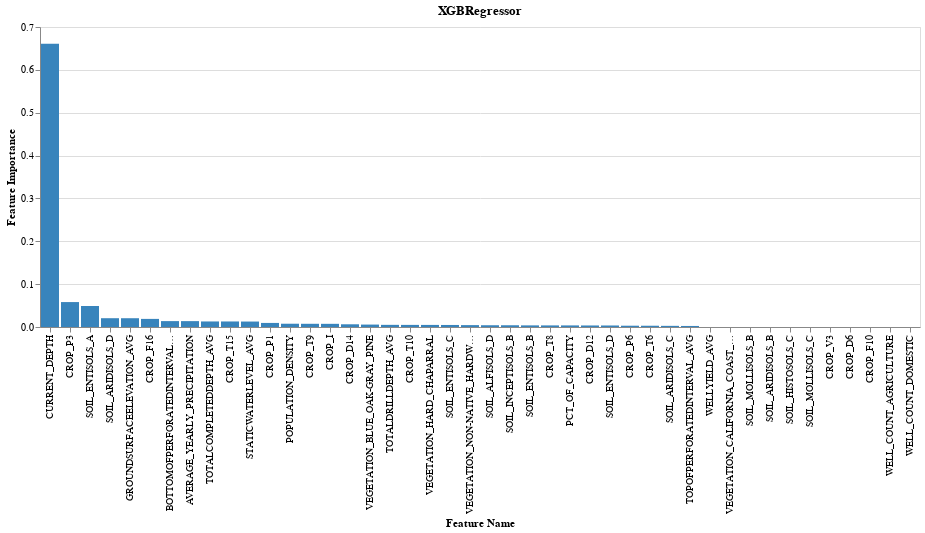
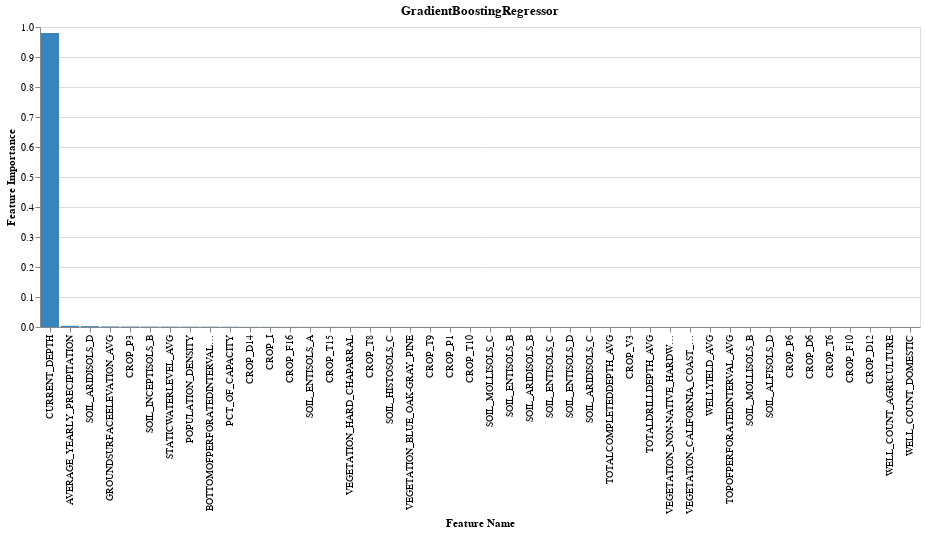
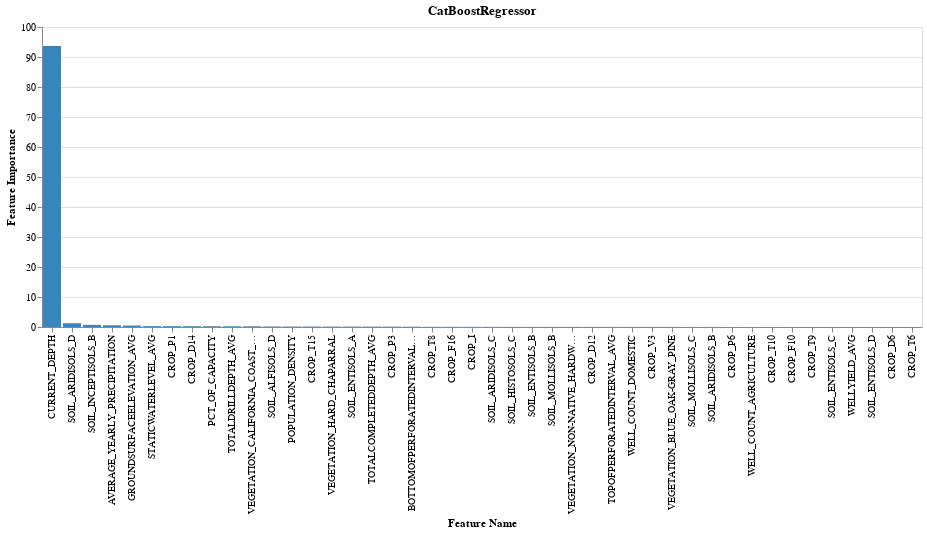
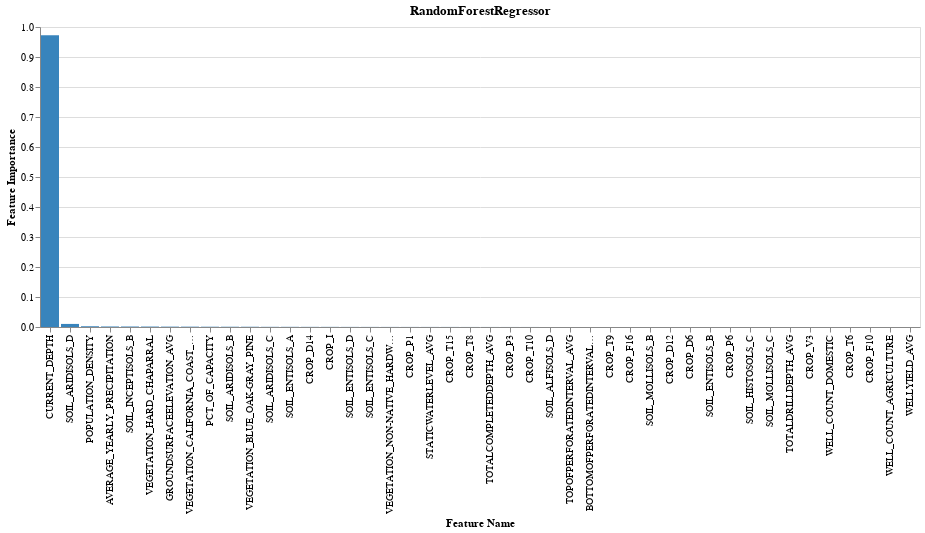

Write notebook code for charts like these, in order.
### Code cell
for chart in chart_list:
    display(chart)

### Figure 1 — Vega-Lite specification as saved in the notebook (floating-point values rounded to 4 significant figures)
{"config": {"view": {"continuousWidth": 400, "continuousHeight": 300}}, "data": {"name": "data-ec5bd64466eda6e49236bb625daffab1"}, "mark": {"type": "bar", "color": "#3884bc"}, "encoding": {"x": {"field": "Feature Name", "sort": "-y", "type": "nominal"}, "y": {"field": "Feature Importance", "type": "quantitative"}}, "title": "XGBRegressor", "$schema": "https://vega.github.io/schema/vega-lite/v4.17.0.json", "datasets": {"data-ec5bd64466eda6e49236bb625daffab1": [{"Feature Number": 0, "Feature Name": "TOTALDRILLDEPTH_AVG", "Feature Importance": 0.00502}, {"Feature Number": 1, "Feature Name": "WELLYIELD_AVG", "Feature Importance": 0.0}, {"Feature Number": 2, "Feature Name": "STATICWATERLEVEL_AVG", "Feature Importance": 0.01273}, {"Feature Number": 3, "Feature Name": "TOPOFPERFORATEDINTERVAL_AVG", "Feature Importance": 0.002425}, {"Feature Number": 4, "Feature Name": "BOTTOMOFPERFORATEDINTERVAL_AVG", "Feature Importance": 0.01376}, {"Feature Number": 5, "Feature Name": "TOTALCOMPLETEDDEPTH_AVG", "Feature Importance": 0.01294}, {"Feature Number": 6, "Feature Name": "VEGETATION_NON-NATIVE_HARDWOOD_FOREST", "Feature Importance": 0.004396}, {"Feature Number": 7, "Feature Name": "VEGETATION_CALIFORNIA_COAST_LIVE_OAK", "Feature Importance": 0.0}, {"Feature Number": 8, "Feature Name": "VEGETATION_HARD_CHAPARRAL", "Feature Importance": 0.004866}, {"Feature Number": 9, "Feature Name": "VEGETATION_BLUE_OAK-GRAY_PINE", "Feature Importance": 0.005655}, {"Feature Number": 10, "Feature Name": "SOIL_MOLLISOLS_B", "Feature Importance": 0.0}, {"Feature Number": 11, "Feature Name": "SOIL_ARIDISOLS_B", "Feature Importance": 0.0}, {"Feature Number": 12, "Feature Name": "SOIL_ENTISOLS_B", "Feature Importance": 0.003785}, {"Feature Number": 13, "Feature Name": "SOIL_ENTISOLS_D", "Feature Importance": 0.003537}, {"Feature Number": 14, "Feature Name": "SOIL_ARIDISOLS_D", "Feature Importance": 0.02053}, {"Feature Number": 15, "Feature Name": "SOIL_ENTISOLS_C", "Feature Importance": 0.004744}, {"Feature Number": 16, "Feature Name": "SOIL_ARIDISOLS_C", "Feature Importance": 0.002685}, {"Feature Number": 17, "Feature Name": "SOIL_HISTOSOLS_C", "Feature Importance": 0.0}, {"Feature Number": 18, "Feature Name": "SOIL_MOLLISOLS_C", "Feature Importance": 0.0}, {"Feature Number": 19, "Feature Name": "SOIL_ENTISOLS_A", "Feature Importance": 0.04905}, {"Feature Number": 20, "Feature Name": "SOIL_ALFISOLS_D", "Feature Importance": 0.004117}, {"Feature Number": 21, "Feature Name": "SOIL_INCEPTISOLS_B", "Feature Importance": 0.004088}, {"Feature Number": 22, "Feature Name": "CROP_P6", "Feature Importance": 0.003013}, {"Feature Number": 23, "Feature Name": "CROP_V3", "Feature Importance": 0.0}, {"Feature Number": 24, "Feature Name": "CROP_T9", "Feature Importance": 0.007488}, {"Feature Number": 25, "Feature Name": "CROP_D14", "Feature Importance": 0.006338}, {"Feature Number": 26, "Feature Name": "CROP_F16", "Feature Importance": 0.01892}, {"Feature Number": 27, "Feature Name": "CROP_D6", "Feature Importance": 0.0}, {"Feature Number": 28, "Feature Name": "CROP_I", "Feature Importance": 0.007411}, {"Feature Number": 29, "Feature Name": "CROP_P3", "Feature Importance": 0.05818}, {"Feature Number": 30, "Feature Name": "CROP_T15", "Feature Importance": 0.01293}, {"Feature Number": 31, "Feature Name": "CROP_T6", "Feature Importance": 0.00295}, {"Feature Number": 32, "Feature Name": "CROP_F10", "Feature Importance": 0.0}, {"Feature Number": 33, "Feature Name": "CROP_P1", "Feature Importance": 0.009497}, {"Feature Number": 34, "Feature Name": "CROP_D12", "Feature Importance": 0.003573}, {"Feature Number": 35, "Feature Name": "CROP_T10", "Feature Importance": 0.004906}, {"Feature Number": 36, "Feature Name": "CROP_T8", "Feature Importance": 0.003731}, {"Feature Number": 37, "Feature Name": "POPULATION_DENSITY", "Feature Importance": 0.007649}, {"Feature Number": 38, "Feature Name": "PCT_OF_CAPACITY", "Feature Importance": 0.00371}, {"Feature Number": 39, "Feature Name": "GROUNDSURFACEELEVATION_AVG", "Feature Importance": 0.02049}, {"Feature Number": 40, "Feature Name": "CURRENT_DEPTH", "Feature Importance": 0.6612}, {"Feature Number": 41, "Feature Name": "AVERAGE_YEARLY_PRECIPITATION", "Feature Importance": 0.0137}, {"Feature Number": 42, "Feature Name": "WELL_COUNT_AGRICULTURE", "Feature Importance": 0.0}, {"Feature Number": 43, "Feature Name": "WELL_COUNT_DOMESTIC", "Feature Importance": 0.0}]}}

### Figure 2 — Vega-Lite specification as saved in the notebook (floating-point values rounded to 4 significant figures)
{"config": {"view": {"continuousWidth": 400, "continuousHeight": 300}}, "data": {"name": "data-f863dda4e7d5606c9a14b3b6d3b218ac"}, "mark": {"type": "bar", "color": "#3884bc"}, "encoding": {"x": {"field": "Feature Name", "sort": "-y", "type": "nominal"}, "y": {"field": "Feature Importance", "type": "quantitative"}}, "title": "GradientBoostingRegressor", "$schema": "https://vega.github.io/schema/vega-lite/v4.17.0.json", "datasets": {"data-f863dda4e7d5606c9a14b3b6d3b218ac": [{"Feature Number": 0, "Feature Name": "TOTALDRILLDEPTH_AVG", "Feature Importance": 1.638e-05}, {"Feature Number": 1, "Feature Name": "WELLYIELD_AVG", "Feature Importance": 0.0}, {"Feature Number": 2, "Feature Name": "STATICWATERLEVEL_AVG", "Feature Importance": 0.00125}, {"Feature Number": 3, "Feature Name": "TOPOFPERFORATEDINTERVAL_AVG", "Feature Importance": 0.0}, {"Feature Number": 4, "Feature Name": "BOTTOMOFPERFORATEDINTERVAL_AVG", "Feature Importance": 0.001064}, {"Feature Number": 5, "Feature Name": "TOTALCOMPLETEDDEPTH_AVG", "Feature Importance": 2.738e-05}, {"Feature Number": 6, "Feature Name": "VEGETATION_NON-NATIVE_HARDWOOD_FOREST", "Feature Importance": 1.51e-05}, {"Feature Number": 7, "Feature Name": "VEGETATION_CALIFORNIA_COAST_LIVE_OAK", "Feature Importance": 8.685e-06}, {"Feature Number": 8, "Feature Name": "VEGETATION_HARD_CHAPARRAL", "Feature Importance": 0.0002684}, {"Feature Number": 9, "Feature Name": "VEGETATION_BLUE_OAK-GRAY_PINE", "Feature Importance": 0.000151}, {"Feature Number": 10, "Feature Name": "SOIL_MOLLISOLS_B", "Feature Importance": 0.0}, {"Feature Number": 11, "Feature Name": "SOIL_ARIDISOLS_B", "Feature Importance": 9.234e-05}, {"Feature Number": 12, "Feature Name": "SOIL_ENTISOLS_B", "Feature Importance": 9.843e-05}, {"Feature Number": 13, "Feature Name": "SOIL_ENTISOLS_D", "Feature Importance": 5.492e-05}, {"Feature Number": 14, "Feature Name": "SOIL_ARIDISOLS_D", "Feature Importance": 0.002985}, {"Feature Number": 15, "Feature Name": "SOIL_ENTISOLS_C", "Feature Importance": 8.769e-05}, {"Feature Number": 16, "Feature Name": "SOIL_ARIDISOLS_C", "Feature Importance": 4.869e-05}, {"Feature Number": 17, "Feature Name": "SOIL_HISTOSOLS_C", "Feature Importance": 0.000185}, {"Feature Number": 18, "Feature Name": "SOIL_MOLLISOLS_C", "Feature Importance": 0.0001028}, {"Feature Number": 19, "Feature Name": "SOIL_ENTISOLS_A", "Feature Importance": 0.0003852}, {"Feature Number": 20, "Feature Name": "SOIL_ALFISOLS_D", "Feature Importance": 0.0}, {"Feature Number": 21, "Feature Name": "SOIL_INCEPTISOLS_B", "Feature Importance": 0.001294}, {"Feature Number": 22, "Feature Name": "CROP_P6", "Feature Importance": 0.0}, {"Feature Number": 23, "Feature Name": "CROP_V3", "Feature Importance": 1.869e-05}, {"Feature Number": 24, "Feature Name": "CROP_T9", "Feature Importance": 0.0001412}, {"Feature Number": 25, "Feature Name": "CROP_D14", "Feature Importance": 0.0005336}, {"Feature Number": 26, "Feature Name": "CROP_F16", "Feature Importance": 0.0003952}, {"Feature Number": 27, "Feature Name": "CROP_D6", "Feature Importance": 0.0}, {"Feature Number": 28, "Feature Name": "CROP_I", "Feature Importance": 0.000531}, {"Feature Number": 29, "Feature Name": "CROP_P3", "Feature Importance": 0.001663}, {"Feature Number": 30, "Feature Name": "CROP_T15", "Feature Importance": 0.0003571}, {"Feature Number": 31, "Feature Name": "CROP_T6", "Feature Importance": 0.0}, {"Feature Number": 32, "Feature Name": "CROP_F10", "Feature Importance": 0.0}, {"Feature Number": 33, "Feature Name": "CROP_P1", "Feature Importance": 0.0001329}, {"Feature Number": 34, "Feature Name": "CROP_D12", "Feature Importance": 0.0}, {"Feature Number": 35, "Feature Name": "CROP_T10", "Feature Importance": 0.0001048}, {"Feature Number": 36, "Feature Name": "CROP_T8", "Feature Importance": 0.000228}, {"Feature Number": 37, "Feature Name": "POPULATION_DENSITY", "Feature Importance": 0.001099}, {"Feature Number": 38, "Feature Name": "PCT_OF_CAPACITY", "Feature Importance": 0.0008396}, {"Feature Number": 39, "Feature Name": "GROUNDSURFACEELEVATION_AVG", "Feature Importance": 0.001835}, {"Feature Number": 40, "Feature Name": "CURRENT_DEPTH", "Feature Importance": 0.98}, {"Feature Number": 41, "Feature Name": "AVERAGE_YEARLY_PRECIPITATION", "Feature Importance": 0.003965}, {"Feature Number": 42, "Feature Name": "WELL_COUNT_AGRICULTURE", "Feature Importance": 0.0}, {"Feature Number": 43, "Feature Name": "WELL_COUNT_DOMESTIC", "Feature Importance": 0.0}]}}

### Figure 3 — Vega-Lite specification as saved in the notebook (floating-point values rounded to 4 significant figures)
{"config": {"view": {"continuousWidth": 400, "continuousHeight": 300}}, "data": {"name": "data-c1887b80432fbc98537bea233a21d635"}, "mark": {"type": "bar", "color": "#3884bc"}, "encoding": {"x": {"field": "Feature Name", "sort": "-y", "type": "nominal"}, "y": {"field": "Feature Importance", "type": "quantitative"}}, "title": "CatBoostRegressor", "$schema": "https://vega.github.io/schema/vega-lite/v4.17.0.json", "datasets": {"data-c1887b80432fbc98537bea233a21d635": [{"Feature Number": 0, "Feature Name": "TOTALDRILLDEPTH_AVG", "Feature Importance": 0.2363}, {"Feature Number": 1, "Feature Name": "WELLYIELD_AVG", "Feature Importance": 0.0}, {"Feature Number": 2, "Feature Name": "STATICWATERLEVEL_AVG", "Feature Importance": 0.2864}, {"Feature Number": 3, "Feature Name": "TOPOFPERFORATEDINTERVAL_AVG", "Feature Importance": 0.03426}, {"Feature Number": 4, "Feature Name": "BOTTOMOFPERFORATEDINTERVAL_AVG", "Feature Importance": 0.1056}, {"Feature Number": 5, "Feature Name": "TOTALCOMPLETEDDEPTH_AVG", "Feature Importance": 0.1271}, {"Feature Number": 6, "Feature Name": "VEGETATION_NON-NATIVE_HARDWOOD_FOREST", "Feature Importance": 0.0432}, {"Feature Number": 7, "Feature Name": "VEGETATION_CALIFORNIA_COAST_LIVE_OAK", "Feature Importance": 0.2292}, {"Feature Number": 8, "Feature Name": "VEGETATION_HARD_CHAPARRAL", "Feature Importance": 0.1393}, {"Feature Number": 9, "Feature Name": "VEGETATION_BLUE_OAK-GRAY_PINE", "Feature Importance": 0.02658}, {"Feature Number": 10, "Feature Name": "SOIL_MOLLISOLS_B", "Feature Importance": 0.0442}, {"Feature Number": 11, "Feature Name": "SOIL_ARIDISOLS_B", "Feature Importance": 0.01694}, {"Feature Number": 12, "Feature Name": "SOIL_ENTISOLS_B", "Feature Importance": 0.04513}, {"Feature Number": 13, "Feature Name": "SOIL_ENTISOLS_D", "Feature Importance": 0.0}, {"Feature Number": 14, "Feature Name": "SOIL_ARIDISOLS_D", "Feature Importance": 1.253}, {"Feature Number": 15, "Feature Name": "SOIL_ENTISOLS_C", "Feature Importance": 0.002579}, {"Feature Number": 16, "Feature Name": "SOIL_ARIDISOLS_C", "Feature Importance": 0.05344}, {"Feature Number": 17, "Feature Name": "SOIL_HISTOSOLS_C", "Feature Importance": 0.04718}, {"Feature Number": 18, "Feature Name": "SOIL_MOLLISOLS_C", "Feature Importance": 0.01751}, {"Feature Number": 19, "Feature Name": "SOIL_ENTISOLS_A", "Feature Importance": 0.1348}, {"Feature Number": 20, "Feature Name": "SOIL_ALFISOLS_D", "Feature Importance": 0.1708}, {"Feature Number": 21, "Feature Name": "SOIL_INCEPTISOLS_B", "Feature Importance": 0.7056}, {"Feature Number": 22, "Feature Name": "CROP_P6", "Feature Importance": 0.01525}, {"Feature Number": 23, "Feature Name": "CROP_V3", "Feature Importance": 0.02696}, {"Feature Number": 24, "Feature Name": "CROP_T9", "Feature Importance": 0.00391}, {"Feature Number": 25, "Feature Name": "CROP_D14", "Feature Importance": 0.2622}, {"Feature Number": 26, "Feature Name": "CROP_F16", "Feature Importance": 0.06625}, {"Feature Number": 27, "Feature Name": "CROP_D6", "Feature Importance": 0.0}, {"Feature Number": 28, "Feature Name": "CROP_I", "Feature Importance": 0.05822}, {"Feature Number": 29, "Feature Name": "CROP_P3", "Feature Importance": 0.1249}, {"Feature Number": 30, "Feature Name": "CROP_T15", "Feature Importance": 0.1511}, {"Feature Number": 31, "Feature Name": "CROP_T6", "Feature Importance": 0.0}, {"Feature Number": 32, "Feature Name": "CROP_F10", "Feature Importance": 0.006076}, {"Feature Number": 33, "Feature Name": "CROP_P1", "Feature Importance": 0.2765}, {"Feature Number": 34, "Feature Name": "CROP_D12", "Feature Importance": 0.04151}, {"Feature Number": 35, "Feature Name": "CROP_T10", "Feature Importance": 0.01209}, {"Feature Number": 36, "Feature Name": "CROP_T8", "Feature Importance": 0.06951}, {"Feature Number": 37, "Feature Name": "POPULATION_DENSITY", "Feature Importance": 0.157}, {"Feature Number": 38, "Feature Name": "PCT_OF_CAPACITY", "Feature Importance": 0.2446}, {"Feature Number": 39, "Feature Name": "GROUNDSURFACEELEVATION_AVG", "Feature Importance": 0.479}, {"Feature Number": 40, "Feature Name": "CURRENT_DEPTH", "Feature Importance": 93.67}, {"Feature Number": 41, "Feature Name": "AVERAGE_YEARLY_PRECIPITATION", "Feature Importance": 0.5771}, {"Feature Number": 42, "Feature Name": "WELL_COUNT_AGRICULTURE", "Feature Importance": 0.01475}, {"Feature Number": 43, "Feature Name": "WELL_COUNT_DOMESTIC", "Feature Importance": 0.02854}]}}

### Figure 4 — Vega-Lite specification as saved in the notebook (floating-point values rounded to 4 significant figures)
{"config": {"view": {"continuousWidth": 400, "continuousHeight": 300}}, "data": {"name": "data-8f1aa2bcba66bcbd521db65e01d1bcf2"}, "mark": {"type": "bar", "color": "#3884bc"}, "encoding": {"x": {"field": "Feature Name", "sort": "-y", "type": "nominal"}, "y": {"field": "Feature Importance", "type": "quantitative"}}, "title": "RandomForestRegressor", "$schema": "https://vega.github.io/schema/vega-lite/v4.17.0.json", "datasets": {"data-8f1aa2bcba66bcbd521db65e01d1bcf2": [{"Feature Number": 0, "Feature Name": "TOTALDRILLDEPTH_AVG", "Feature Importance": 1.585e-05}, {"Feature Number": 1, "Feature Name": "WELLYIELD_AVG", "Feature Importance": 1.63e-07}, {"Feature Number": 2, "Feature Name": "STATICWATERLEVEL_AVG", "Feature Importance": 0.0002391}, {"Feature Number": 3, "Feature Name": "TOPOFPERFORATEDINTERVAL_AVG", "Feature Importance": 7.31e-05}, {"Feature Number": 4, "Feature Name": "BOTTOMOFPERFORATEDINTERVAL_AVG", "Feature Importance": 5.256e-05}, {"Feature Number": 5, "Feature Name": "TOTALCOMPLETEDDEPTH_AVG", "Feature Importance": 0.0001515}, {"Feature Number": 6, "Feature Name": "VEGETATION_NON-NATIVE_HARDWOOD_FOREST", "Feature Importance": 0.0002646}, {"Feature Number": 7, "Feature Name": "VEGETATION_CALIFORNIA_COAST_LIVE_OAK", "Feature Importance": 0.001159}, {"Feature Number": 8, "Feature Name": "VEGETATION_HARD_CHAPARRAL", "Feature Importance": 0.00149}, {"Feature Number": 9, "Feature Name": "VEGETATION_BLUE_OAK-GRAY_PINE", "Feature Importance": 0.0008373}, {"Feature Number": 10, "Feature Name": "SOIL_MOLLISOLS_B", "Feature Importance": 3.847e-05}, {"Feature Number": 11, "Feature Name": "SOIL_ARIDISOLS_B", "Feature Importance": 0.0008865}, {"Feature Number": 12, "Feature Name": "SOIL_ENTISOLS_B", "Feature Importance": 2.917e-05}, {"Feature Number": 13, "Feature Name": "SOIL_ENTISOLS_D", "Feature Importance": 0.0003353}, {"Feature Number": 14, "Feature Name": "SOIL_ARIDISOLS_D", "Feature Importance": 0.01026}, {"Feature Number": 15, "Feature Name": "SOIL_ENTISOLS_C", "Feature Importance": 0.0003092}, {"Feature Number": 16, "Feature Name": "SOIL_ARIDISOLS_C", "Feature Importance": 0.000572}, {"Feature Number": 17, "Feature Name": "SOIL_HISTOSOLS_C", "Feature Importance": 1.936e-05}, {"Feature Number": 18, "Feature Name": "SOIL_MOLLISOLS_C", "Feature Importance": 1.749e-05}, {"Feature Number": 19, "Feature Name": "SOIL_ENTISOLS_A", "Feature Importance": 0.0005636}, {"Feature Number": 20, "Feature Name": "SOIL_ALFISOLS_D", "Feature Importance": 7.612e-05}, {"Feature Number": 21, "Feature Name": "SOIL_INCEPTISOLS_B", "Feature Importance": 0.001637}, {"Feature Number": 22, "Feature Name": "CROP_P6", "Feature Importance": 2.802e-05}, {"Feature Number": 23, "Feature Name": "CROP_V3", "Feature Importance": 8.833e-06}, {"Feature Number": 24, "Feature Name": "CROP_T9", "Feature Importance": 4.669e-05}, {"Feature Number": 25, "Feature Name": "CROP_D14", "Feature Importance": 0.0004749}, {"Feature Number": 26, "Feature Name": "CROP_F16", "Feature Importance": 4.107e-05}, {"Feature Number": 27, "Feature Name": "CROP_D6", "Feature Importance": 3.001e-05}, {"Feature Number": 28, "Feature Name": "CROP_I", "Feature Importance": 0.0004463}, {"Feature Number": 29, "Feature Name": "CROP_P3", "Feature Importance": 0.0001138}, {"Feature Number": 30, "Feature Name": "CROP_T15", "Feature Importance": 0.0002288}, {"Feature Number": 31, "Feature Name": "CROP_T6", "Feature Importance": 1.929e-06}, {"Feature Number": 32, "Feature Name": "CROP_F10", "Feature Importance": 1.472e-06}, {"Feature Number": 33, "Feature Name": "CROP_P1", "Feature Importance": 0.0002437}, {"Feature Number": 34, "Feature Name": "CROP_D12", "Feature Importance": 3.71e-05}, {"Feature Number": 35, "Feature Name": "CROP_T10", "Feature Importance": 0.0001115}, {"Feature Number": 36, "Feature Name": "CROP_T8", "Feature Importance": 0.0001542}, {"Feature Number": 37, "Feature Name": "POPULATION_DENSITY", "Feature Importance": 0.00248}, {"Feature Number": 38, "Feature Name": "PCT_OF_CAPACITY", "Feature Importance": 0.0009596}, {"Feature Number": 39, "Feature Name": "GROUNDSURFACEELEVATION_AVG", "Feature Importance": 0.001243}, {"Feature Number": 40, "Feature Name": "CURRENT_DEPTH", "Feature Importance": 0.9726}, {"Feature Number": 41, "Feature Name": "AVERAGE_YEARLY_PRECIPITATION", "Feature Importance": 0.001745}, {"Feature Number": 42, "Feature Name": "WELL_COUNT_AGRICULTURE", "Feature Importance": 7.097e-07}, {"Feature Number": 43, "Feature Name": "WELL_COUNT_DOMESTIC", "Feature Importance": 7.541e-06}]}}
